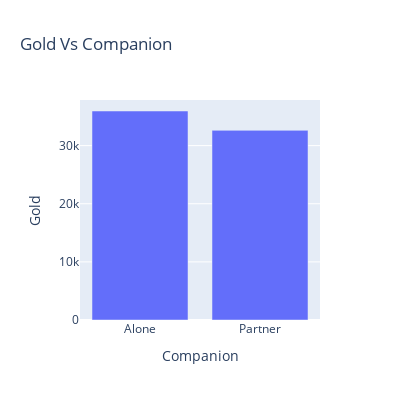

The notebook cell saved with this chart:
### Code cell
group_gold=data_EDA.groupby(by="Companion", as_index=False )["Gold"].sum()
fig = px.bar(group_gold, x="Companion", y="Gold", height=400, width=400, title="Gold Vs Companion")
fig.show()

### Figure 1 — Plotly figure (JSON) as saved in the notebook; plotly's stock layout.template omitted (floating-point values rounded to 4 significant figures)
{"data": [{"alignmentgroup": "True", "hovertemplate": "Companion=%{x}<br>Gold=%{y}<extra></extra>", "legendgroup": "", "marker": {"color": "#636efa", "pattern": {"shape": ""}}, "name": "", "offsetgroup": "", "orientation": "v", "showlegend": false, "textposition": "auto", "type": "bar", "x": ["Alone", "Partner"], "xaxis": "x", "y": [35954, 32625], "yaxis": "y"}], "layout": {"barmode": "relative", "height": 400, "legend": {"tracegroupgap": 0}, "title": {"text": "Gold Vs Companion"}, "width": 400, "xaxis": {"anchor": "y", "domain": [0, 1], "title": {"text": "Companion"}}, "yaxis": {"anchor": "x", "domain": [0, 1], "title": {"text": "Gold"}}}}
